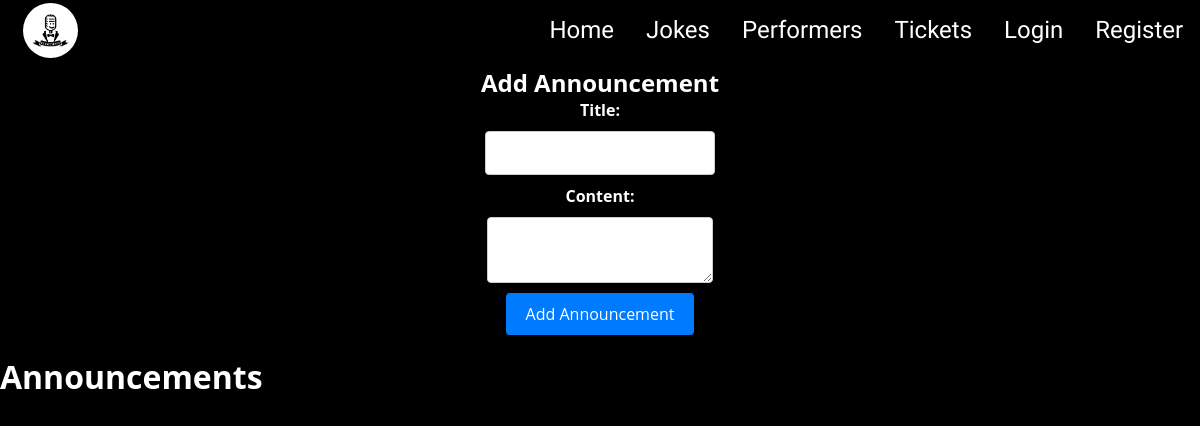
/admin-dashboard/, run on an earlier commit of the app's database.
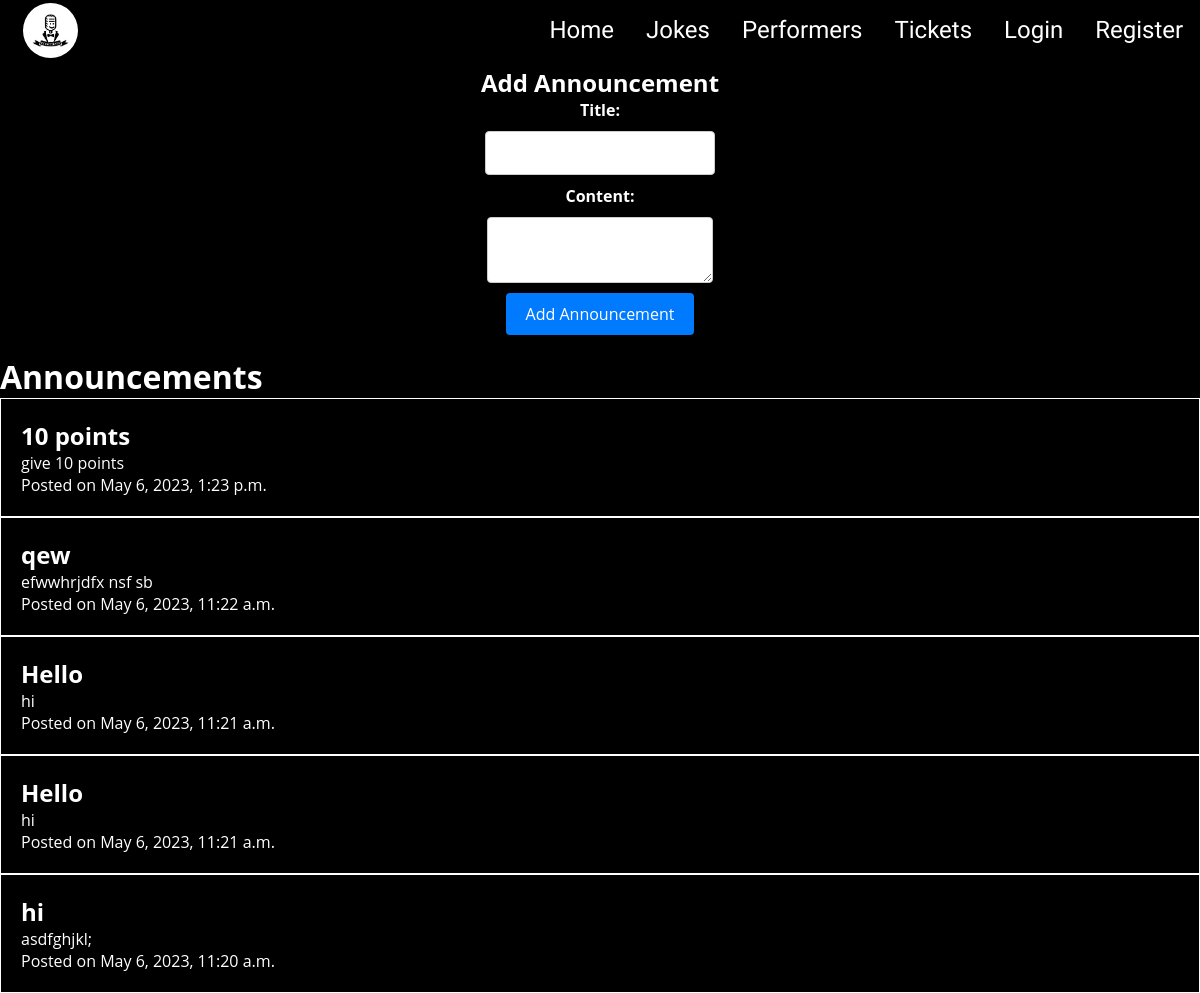
And on a later commit of the database.
### admin_dashboard/models.py (models this page shows, shortened)
class Announcement(models.Model):
    title = models.CharField(max_length=200)
    content = models.TextField()
    date = models.DateTimeField(auto_now_add=True)

### admin_dashboard/views.py (the view)
# urls.py: path('admin-dashboard/', announcements, name = 'admin-dashboard'),
def announcements(request):
    if request.method == 'POST' and request.user.is_superuser:
        title = request.POST.get('title')
        content = request.POST.get('content')
        Announcement.objects.create(title=title, content=content)
        messages.success(request, 'Announcement added successfully')
    announcements = Announcement.objects.order_by('-date')
    context = {'announcements': announcements}
    return render(request, 'announcements.html', context)

### template/announcements.html (shortened to what this page needs)
{% extends 'base3.html' %}
{% block content %}
    <div class="post-form">
        <center>
            <h2>Add Announcement</h2>
                <form method="post">
                    <label for="title">Title:</label><br>
                    <input type="text" id="title" name="title"><br>
                    <label for="content">Content:</label><br>
                    <textarea id="content" name="content"></textarea><br>
                    <input type="submit" value="Add Announcement">
                </form>
            </div>
    <h1 style="color: white;">Announcements</h1>
    {% for announcement in announcements %}
    <div class="ind_annon">
        <h2>{{ announcement.title }}</h2>
        <p>{{ announcement.content }}</p>
        <p>Posted on {{ announcement.date }}</p>
    </div>
    {% endfor %}
{% endblock %}

### template/base3.html (shortened to what this page needs)
<html lang="en">
    <head>
        <link
        rel="stylesheet"
        href="https://cdnjs.cloudflare.com/ajax/libs/font-awesome/6.3.0/css/all.min.css"
 />
        <link rel="stylesheet" href="styles.css" />
    </head>
    <body>
        <header>
            <div class="navbar">
                <div class="logo"> <a href="{% url 'home' %}"><img src="../static/images/elcomicos_black.png" width="55" height="55" style="padding: 5px;
                background-color: white;
                border-radius: 65px;
                    "/></a></div>
                <ul class = "links">
                    <li><a href="{% url 'home' %}">Home</a></li>
                    <li><a href="{% url 'seejokes' %}">Jokes</a></li>
                    <li><a href="{% url 'performers' %}">Performers</a></li>
                    <li><a href="{% url 'tickets' %}">Tickets</a></li>
                    {% if user.is_authenticated %}
                    <li class="nav-item active">
                      <a class="nav-link" href="{% url 'logout' %}">Logout</a>
                    </li>
                    <li><a href="{% url 'profile' %}" class="action_btn">
                      <i class="fa fa-user" aria-hidden="true"></i>Profile</a>
                      <div class="toggle_btn">
                          <i class="fa-solid fa-bars"></i>
                      </div>
                    </li>
                    {% else %}
                    <li class="nav-item active">
                      <a class="nav-link" href="{% url 'login' %}">Login</a>
                    </li>
                      <li class="nav-item active">
                      <a class="nav-link" href="{% url 'register' %}">Register</a>
                    </li>
                    {% endif%}
                </ul>
            </div>
        </header>
    <main>
        <div class="pre"
        style="height: 60px;">
        </div>
        {% block content %}
        {% endblock %}
    </main>
    </body>
</html>

### template/obsolete/styles.css (style rules this page uses)
* { margin: 0; padding: 0; box-sizing: border-box; font-family: 'Open Sans', sans-serif; }
body { height: 100vh; background-color: lightgray; }
li { list-style:none; }
a { text-decoration:none; color:white; font-size: 1rem; }
header { position: relative; padding: 0.2rem; }
.navbar { width: 100%; height:60px; max-width: 1600px; margin: 0% auto; display: flex; align-items: center; justify-content: space-between; background-color: rgba(255, 255, 255, 0.5); box-shadow: 0 2px 4px rgba(0, 0, 0, 0.1); padding: 20px; position: fixed; top: 0; }
.navbar .links { display: flex; gap: 2rem; }

### template/base3.html (style rules this page uses)
* { margin: 0; padding: 0; box-sizing: border-box; font-family: 'Open Sans', sans-serif; }
html, body { height: 100%; }
body { background-color: black; }
li { list-style:none; }
a { text-decoration:none; color:white; font-size: 1.5rem; font-family: 'Happy Monkey', cursive; }
header { position: relative; padding: 0.2rem; }
.navbar { width: 100%; height:60px; max-width: 1600px; margin: 0% auto; display: flex; align-items: center; justify-content: space-between; background-color: rgba(0, 0, 0, 0.5); box-shadow: 0 2px 4px rgba(0, 0, 0, 0.1); padding: 20px; position: fixed; top: 0; }
.navbar .links { display: flex; gap: 2rem; }

### template/announcements.html (style rules this page uses)
.post-form { display: flex; flex-direction: column; margin-bottom: 20px; color:white; }
.post-form label { font-weight: bold; }
.post-form input[type="text"], .post-form textarea { padding: 10px; margin: 10px 0; border: 1px solid #ccc; border-radius: 4px; font-size: 16px; }
.post-form input[type="submit"] { background-color: #007bff; color: #fff; border: none; border-radius: 4px; padding: 10px 20px; font-size: 16px; cursor: pointer; }
.ind_annon { color: white; background-color: black; padding: 20px; border: 1px solid #fff; }
.ind_annon h2 { text-decoration: none; }

What changed in the data, as far as the page shows it:
added Announcement: title "10 points", content "give 10 points", date "May 6, 2023, 1:23 p.m."
added Announcement: title "qew", content "efwwhrjdfx nsf sb", date "May 6, 2023, 11:22 a.m."
added Announcement: title "Hello", content "hi", date "May 6, 2023, 11:21 a.m."
added Announcement: title "Hello", content "hi", date "May 6, 2023, 11:21 a.m."
added Announcement: title "hi", content "asdfghjkl;", date "May 6, 2023, 11:20 a.m."
